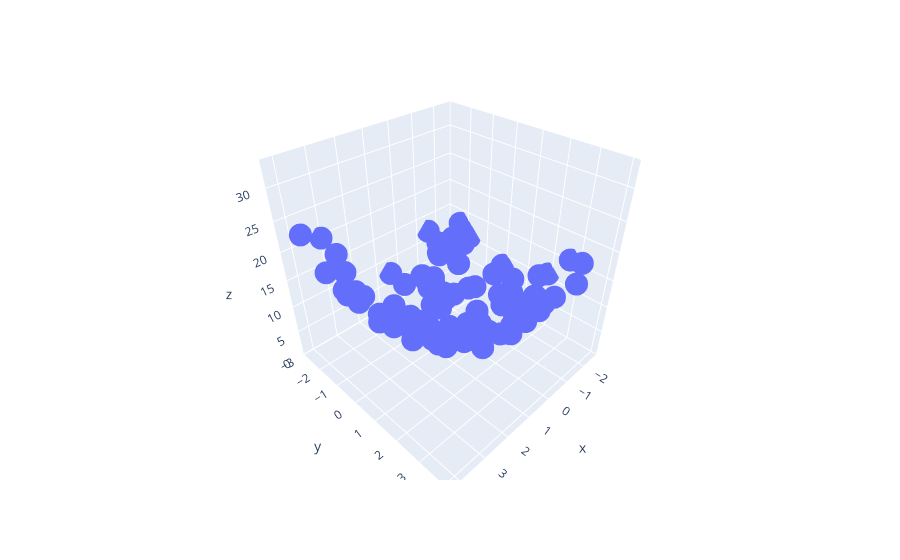

Write notebook code for a chart like this one.
### Code cell
import plotly.express as px
df = px.data.iris()
fig = px.scatter_3d(df,x=X.ravel(),y = Y.ravel(),z = Z.ravel())
fig.show()
